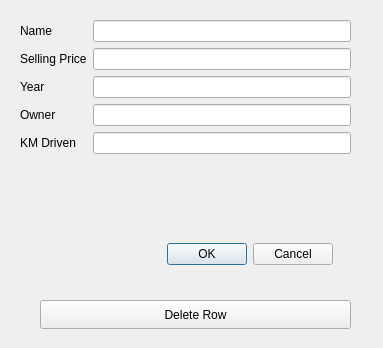
<?xml version="1.0" encoding="UTF-8"?>
<ui version="4.0">
 <class>editremove</class>
 <widget class="QDialog" name="editremove">
  <property name="geometry">
   <rect>
    <x>0</x>
    <y>0</y>
    <width>383</width>
    <height>348</height>
   </rect>
  </property>
  <property name="windowTitle">
   <string>Dialog</string>
  </property>
  <widget class="QWidget" name="formLayoutWidget_2">
   <property name="geometry">
    <rect>
     <x>20</x>
     <y>20</y>
     <width>331</width>
     <height>181</height>
    </rect>
   </property>
   <layout class="QFormLayout" name="formLayout_2">
    <item row="0" column="0">
     <widget class="QLabel" name="label">
      <property name="text">
       <string>Name</string>
      </property>
     </widget>
    </item>
    <item row="1" column="0">
     <widget class="QLabel" name="label_2">
      <property name="text">
       <string>Selling Price</string>
      </property>
     </widget>
    </item>
    <item row="4" column="0">
     <widget class="QLabel" name="label_3">
      <property name="text">
       <string>KM Driven</string>
      </property>
     </widget>
    </item>
    <item row="3" column="0">
     <widget class="QLabel" name="label_4">
      <property name="text">
       <string>Owner</string>
      </property>
     </widget>
    </item>
    <item row="2" column="0">
     <widget class="QLabel" name="label_5">
      <property name="text">
       <string>Year</string>
      </property>
     </widget>
    </item>
    <item row="4" column="1">
     <widget class="QLineEdit" name="lineKM"/>
    </item>
    <item row="3" column="1">
     <widget class="QLineEdit" name="lineOwner"/>
    </item>
    <item row="2" column="1">
     <widget class="QLineEdit" name="lineYear"/>
    </item>
    <item row="1" column="1">
     <widget class="QLineEdit" name="linePrice"/>
    </item>
    <item row="0" column="1">
     <widget class="QLineEdit" name="lineName"/>
    </item>
   </layout>
  </widget>
  <widget class="QDialogButtonBox" name="buttonBox">
   <property name="geometry">
    <rect>
     <x>140</x>
     <y>240</y>
     <width>193</width>
     <height>29</height>
    </rect>
   </property>
   <property name="orientation">
    <enum>Qt::Horizontal</enum>
   </property>
   <property name="standardButtons">
    <set>QDialogButtonBox::Cancel|QDialogButtonBox::Ok</set>
   </property>
  </widget>
  <widget class="QPushButton" name="deleteRowButton">
   <property name="geometry">
    <rect>
     <x>40</x>
     <y>300</y>
     <width>311</width>
     <height>29</height>
    </rect>
   </property>
   <property name="text">
    <string>Delete Row</string>
   </property>
  </widget>
 </widget>
 <resources/>
 <connections>
  <connection>
   <sender>buttonBox</sender>
   <signal>rejected()</signal>
   <receiver>editremove</receiver>
   <slot>reject()</slot>
   <hints>
    <hint type="sourcelabel">
     <x>292</x>
     <y>249</y>
    </hint>
    <hint type="destinationlabel">
     <x>286</x>
     <y>274</y>
    </hint>
   </hints>
  </connection>
  <connection>
   <sender>buttonBox</sender>
   <signal>accepted()</signal>
   <receiver>editremove</receiver>
   <slot>accept()</slot>
   <hints>
    <hint type="sourcelabel">
     <x>248</x>
     <y>254</y>
    </hint>
    <hint type="destinationlabel">
     <x>157</x>
     <y>274</y>
    </hint>
   </hints>
  </connection>
 </connections>
</ui>
